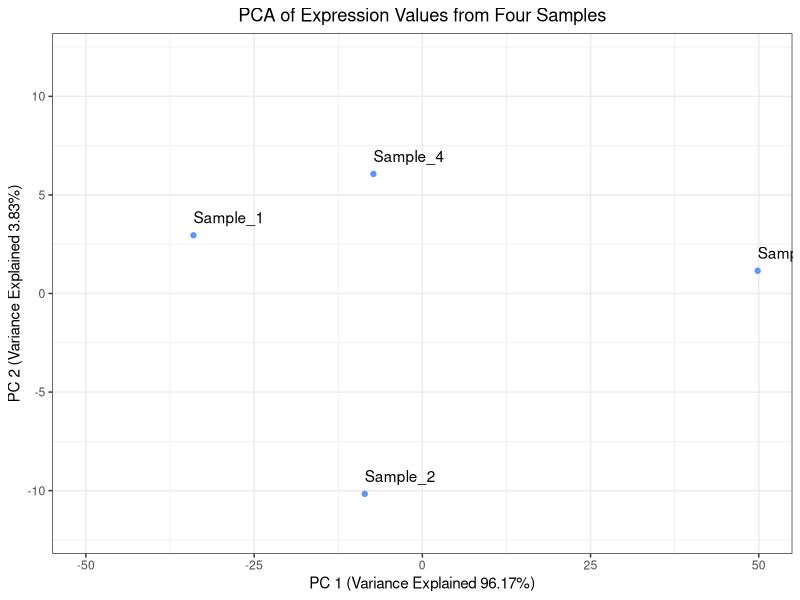

This figure's R source:
## ---- chunk 1
#| label: load_data
#| echo: false
# Items to pre-load
library(tidyverse)

# Create a vector for samples
samples <- c("Sample_1", "Sample_2", "Sample_3", "Sample_4")
# Create a vector to hold expression values for Gene A across all of the samples
Gene_A <- c(0, 12, 65, 23)
# Create a vector to hold expression values for Gene B across all of the cells
Gene_B <- c(4, 30, 57, 18)

# Create a tibble to hold the sample names and expression values
expression_tibble <- tibble(samples, Gene_A, Gene_B)

# Determine the center of the data by:
# Finding the average expression of gene A
Gene_A_mean <- mean(expression_tibble$Gene_A)
# Finding the average expression of gene B
Gene_B_mean <- mean(expression_tibble$Gene_B)

# Create a vector to hold the center of the data
center_of_data <- c(Gene_A_mean, Gene_B_mean)
# Assign names to the components of the vector
names(center_of_data) <- c("Gene_A", "Gene_B")

# Shift the data points so that they data is centered on the origin
recentered_expression_tibble <- expression_tibble %>%
  mutate(
    Gene_A = Gene_A - Gene_A_mean,
    Gene_B = Gene_B - Gene_B_mean
  )

# Move the cell IDs to the rownames and convert the tibble to a matrix
recentered_expression_matrix <- recentered_expression_tibble %>% 
  column_to_rownames("samples") %>% 
  as.matrix()

# Create a covariance matrix
cov_matrix <- cov(recentered_expression_matrix)

# Find the eigenvalues and eigenvectors of the covariance matrix
eig <- eigen(cov_matrix)

# Transform the data into PC space by multiply the re-centered expression matrix by the eigenvectors
pc_scores <- recentered_expression_matrix %*% eig$vectors
# Name the columns in pc_scores object
colnames(pc_scores) <- c("PC_1", "PC_2")

# Calculate the percent of variance explained by each PC using the eigenvalues
pct_var_explained <- (eig$values / sum(eig$values)) * 100
# Name the elements of the pct_var_explained by their PC
names(pct_var_explained) <- c("PC_1", "PC_2")

# Create a tibble to hold the PC scores we found and also make the samples into a column
pc_scores_tibble <- pc_scores %>% 
  as.data.frame() %>% 
  rownames_to_column("samples") %>% 
  as_tibble()

# Run prcomp() on the expression tibble after moving the samples to be rownames
prcomp_PCA <- expression_tibble %>% 
  column_to_rownames("samples") %>% 
  prcomp()

# Print the eigenvalues found by prcomp() by squaring prcomp_PCA$sdev
prcomp_eigenvalues <- prcomp_PCA$sdev ** 2
# Name the elements of the prcomp_eigenvalues by their PC
names(prcomp_eigenvalues) <- c("PC_1", "PC_2")
## ---- chunk 2
# Estimate the variance for Gene A
var(recentered_expression_matrix[, "Gene_A"])
## ---- chunk 3
# Estimate the covariance for Gene A and Gene A
cov(recentered_expression_matrix[, "Gene_A"], recentered_expression_matrix[, "Gene_A"])
## ---- chunk 4
# Extract the covariance estimate of Gene A and Gene A from the covariance matrix
cov_matrix["Gene_A", "Gene_A"]
## ---- chunk 5
# Estimate the covariance of Gene B and Gene A
cov(recentered_expression_tibble[, "Gene_B"], recentered_expression_tibble[, "Gene_A"])
## ---- chunk 6
pct_var_explained
## ---- chunk 7
# Create a tibble to hold the PC scores prcomp() found and also make the samples into a column
prcomp_pc_scores_tibble <- prcomp_PCA$x %>% 
  as.data.frame() %>% 
  rownames_to_column("samples") %>% 
  as_tibble()

# Plot the PC scores found by prcomp()
ggplot(prcomp_pc_scores_tibble, aes(x = PC1, y = PC2, label = samples)) +
  geom_point( color = "cornflowerblue") +
  geom_text(hjust = 0, vjust = -1) +
  theme_bw() +
  xlim(-50, 50) +
  ylim(-12, 12) +
  xlab(paste0("PC 1 (Variance Explained ", round(prcomp_eigenvalues["PC_1"]/sum(prcomp_eigenvalues) * 100, digits = 2),"%)")) +
  ylab(paste0("PC 2 (Variance Explained ", round(prcomp_eigenvalues["PC_2"]/sum(prcomp_eigenvalues) * 100, digits = 2),"%)")) +
  ggtitle("PCA of Expression Values from Four Samples") +
  theme(plot.title = element_text(hjust = 0.5))
